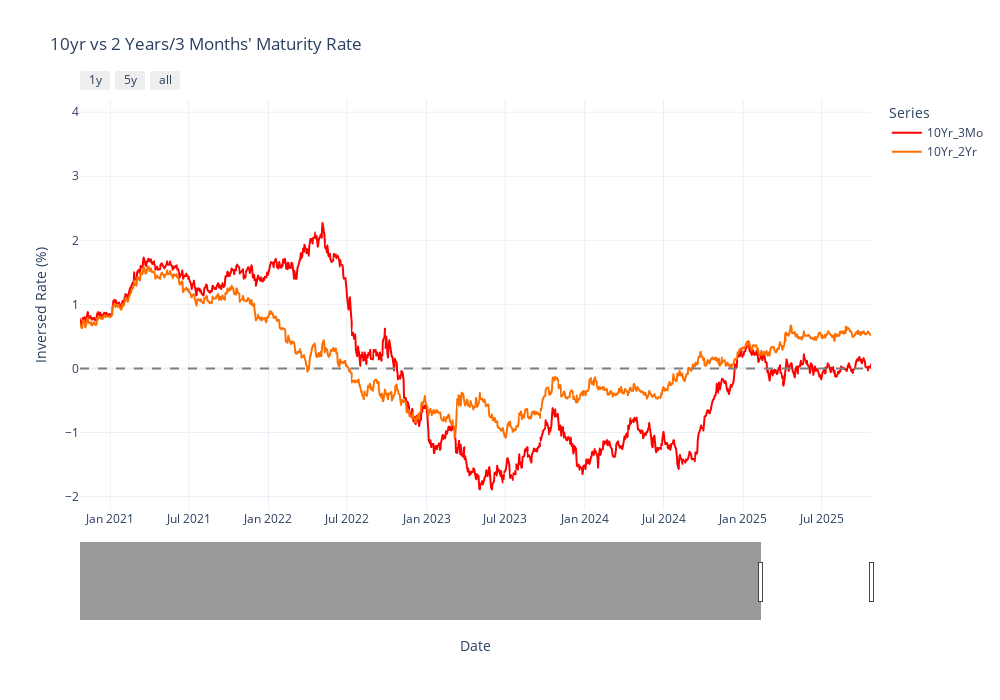

The code cell stored with this chart in its notebook:
### Markdown cell above
The assumption of recession is supported by the last 30 years of invasion occurrences.
Recession happened in early 2000 (dot-com bubble), 2007-2009 (housing bubble), and 2020 (pendemic). The 3 recessions mentioned experienced a decrease below 0.

Unusual Trend Observed between 2022-2024 with significant inverted rates. Let's take a closer look using interactive visualization via Plotly.

### Code cell
import plotly.express as px

fig = px.line(
    data,
    x='Date',
    y='Value',
    color='Series',
    title="10yr vs 2 Years/3 Months' Maturity Rate",
    color_discrete_sequence=px.colors.sequential.Rainbow_r
)

fig.add_hline(y=0, line_dash='dash', line_color='gray')

# Improve layout and interactivity
fig.update_layout(
    width=1000,
    height=700,
    yaxis_title="Inversed Rate (%)",
    # legend_title="Series",
    hovermode="x unified",
    template="plotly_white",
)

# Add range slider and zoom buttons for date axis
fig.update_xaxes(
    rangeslider_visible=True,
    rangeselector=dict(
        buttons=list([
            dict(count=1, label="1y", step="year", stepmode="backward"),
            dict(count=5, label="5y", step="year", stepmode="backward"),
            dict(step="all")
        ])
    )
)

fig.update_xaxes(range=[data['Date'].max() - pd.DateOffset(years=5), data['Date'].max()])
fig.show()

### Figure 1 — Plotly figure (JSON) as saved in the notebook; plotly's stock layout.template omitted (floating-point values rounded to 4 significant figures; data arrays with more than 128 entries replaced by an {"elided": "..."} marker saying what was removed)
{"data": [{"hovertemplate": "Series=10Yr_3Mo<br>Date=%{x}<br>Value=%{y}<extra></extra>", "legendgroup": "10Yr_3Mo", "line": {"color": "rgb(255,0,0)", "dash": "solid"}, "marker": {"symbol": "circle"}, "mode": "lines", "name": "10Yr_3Mo", "showlegend": true, "type": "scattergl", "x": {"elided": "8956 str values"}, "xaxis": "x", "y": {"elided": "8956 float values"}, "yaxis": "y"}, {"hovertemplate": "Series=10Yr_2Yr<br>Date=%{x}<br>Value=%{y}<extra></extra>", "legendgroup": "10Yr_2Yr", "line": {"color": "rgb(255,111,0)", "dash": "solid"}, "marker": {"symbol": "circle"}, "mode": "lines", "name": "10Yr_2Yr", "showlegend": true, "type": "scattergl", "x": {"elided": "8959 str values"}, "xaxis": "x", "y": {"elided": "8959 float values"}, "yaxis": "y"}], "layout": {"height": 700, "hovermode": "x unified", "legend": {"title": {"text": "Series"}, "tracegroupgap": 0}, "shapes": [{"line": {"color": "gray", "dash": "dash"}, "type": "line", "x0": 0, "x1": 1, "xref": "x domain", "y0": 0, "y1": 0, "yref": "y"}], "title": {"text": "10yr vs 2 Years/3 Months' Maturity Rate"}, "width": 1000, "xaxis": {"anchor": "y", "domain": [0, 1], "range": ["2020-10-23T00:00:00", "2025-10-23T00:00:00"], "rangeselector": {"buttons": [{"count": 1, "label": "1y", "step": "year", "stepmode": "backward"}, {"count": 5, "label": "5y", "step": "year", "stepmode": "backward"}, {"step": "all"}]}, "rangeslider": {"visible": true}, "title": {"text": "Date"}}, "yaxis": {"anchor": "x", "domain": [0, 1], "title": {"text": "Inversed Rate (%)"}}}}
